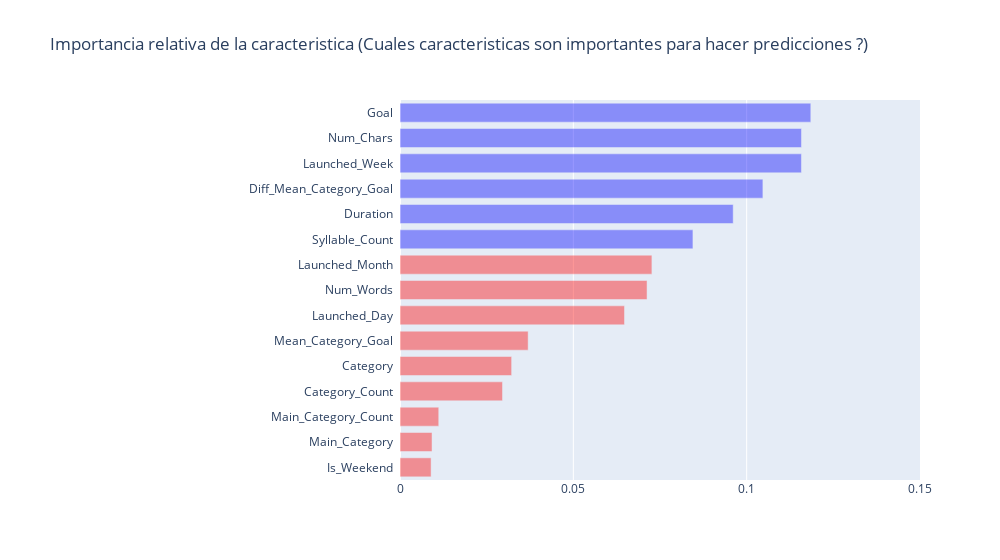

Notebook code cell kept with this figure:
### Markdown cell above
### 1. ¿Cuáles son las características más importantes (relativamente) de un proyecto? 
En modelos basados en árboles como el bosque aleatorio, se entrenan varios árboles de decisión. Durante el proceso de construcción del árbol, se puede calcular en cuánto disminuye cada característica la impureza ponderada (o aumenta la ganancia de información) en un árbol. En el bosque aleatorio, se promedia la disminución de impurezas de cada característica y las características se clasifican de acuerdo con esta medida. A esto se le llama <b>importancia relativa de las características</b>. Cuanto más se utiliza un atributo para tomar decisiones clave con árboles de decisión, mayor es su importancia relativa. Esto indica que la característica particular es una de las características importantes necesarias para realizar predicciones precisas.

### Code cell
feature_importances = pd.DataFrame(model1.feature_importances_, index = X_train.columns, columns=['importance'])
feature_importances = feature_importances.sort_values('importance', ascending=False)

colors = ["red"] * 9 + ["blue"]*6
trace1 = go.Bar(y = [x.title()+"  " for x in feature_importances.index[:15][::-1]], 
                x = feature_importances.importance[:15][::-1], 
                name="importancia de la caracteristica (relativa)",
                marker=dict(color=colors, opacity=0.4), orientation = "h")

data = [trace1]

layout = go.Layout(
    margin=dict(l=400), width = 1000,
    xaxis=dict(range=(0.0,0.15)),
    title='Importancia relativa de la caracteristica (Cuales caracteristicas son importantes para hacer predicciones ?)',
    barmode='group',
    bargap=0.25
)
fig = go.Figure(data=data, layout=layout)
iplot(fig)

from IPython.display import display
from IPython.core.display import HTML

tag = "<div> Mas Importantes (Relativa) : "
for feat in feature_importances.index[:10]:
    tag += "<span><font color='green'>" +feat.title().replace("_","")+ "</font> &nbsp;|&nbsp; </span>" 
tag += "<br>Menos importantes (Relativa) : "
for feat in feature_importances.index[-15:]:
    tag += "<span><font color='red'>" +feat.title().replace("_","")+ "</font> &nbsp;|&nbsp; </span>" 
tag += "</div>"
display(HTML(tag))

### Figure 1 — Plotly figure (JSON) as saved in the notebook; plotly's stock layout.template omitted (floating-point values rounded to 4 significant figures)
{"data": [{"marker": {"color": ["red", "red", "red", "red", "red", "red", "red", "red", "red", "blue", "blue", "blue", "blue", "blue", "blue"], "opacity": 0.4}, "name": "importancia de la caracteristica (relativa)", "orientation": "h", "type": "bar", "x": [0.008971, 0.009243, 0.01118, 0.02957, 0.0322, 0.03697, 0.06476, 0.07126, 0.07267, 0.0845, 0.09612, 0.1047, 0.1158, 0.1158, 0.1185], "y": ["Is_Weekend  ", "Main_Category  ", "Main_Category_Count  ", "Category_Count  ", "Category  ", "Mean_Category_Goal  ", "Launched_Day  ", "Num_Words  ", "Launched_Month  ", "Syllable_Count  ", "Duration  ", "Diff_Mean_Category_Goal  ", "Launched_Week  ", "Num_Chars  ", "Goal  "]}], "layout": {"bargap": 0.25, "barmode": "group", "margin": {"l": 400}, "title": {"text": "Importancia relativa de la caracteristica (Cuales caracteristicas son importantes para hacer predicciones ?)"}, "width": 1000, "xaxis": {"range": [0, 0.15]}}}
